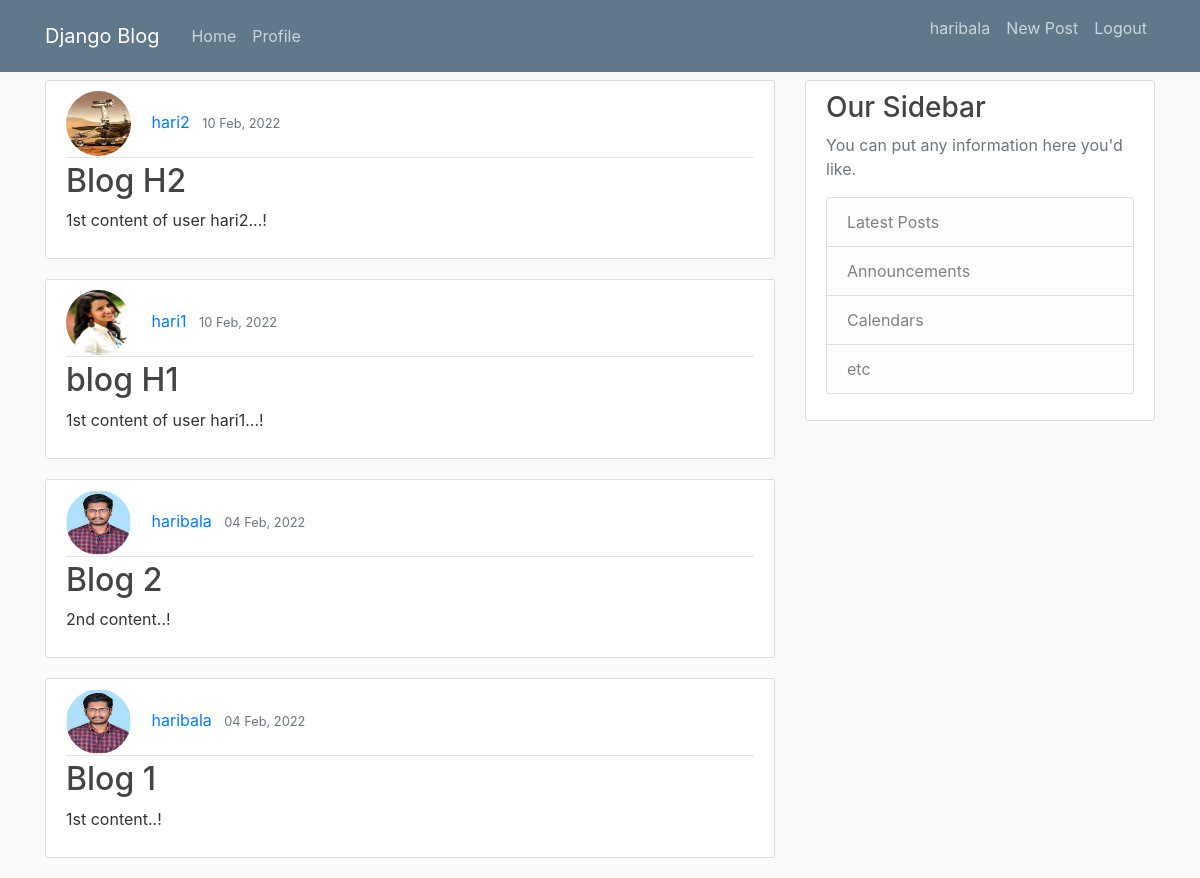
Page / (signed in) on the earlier database version.
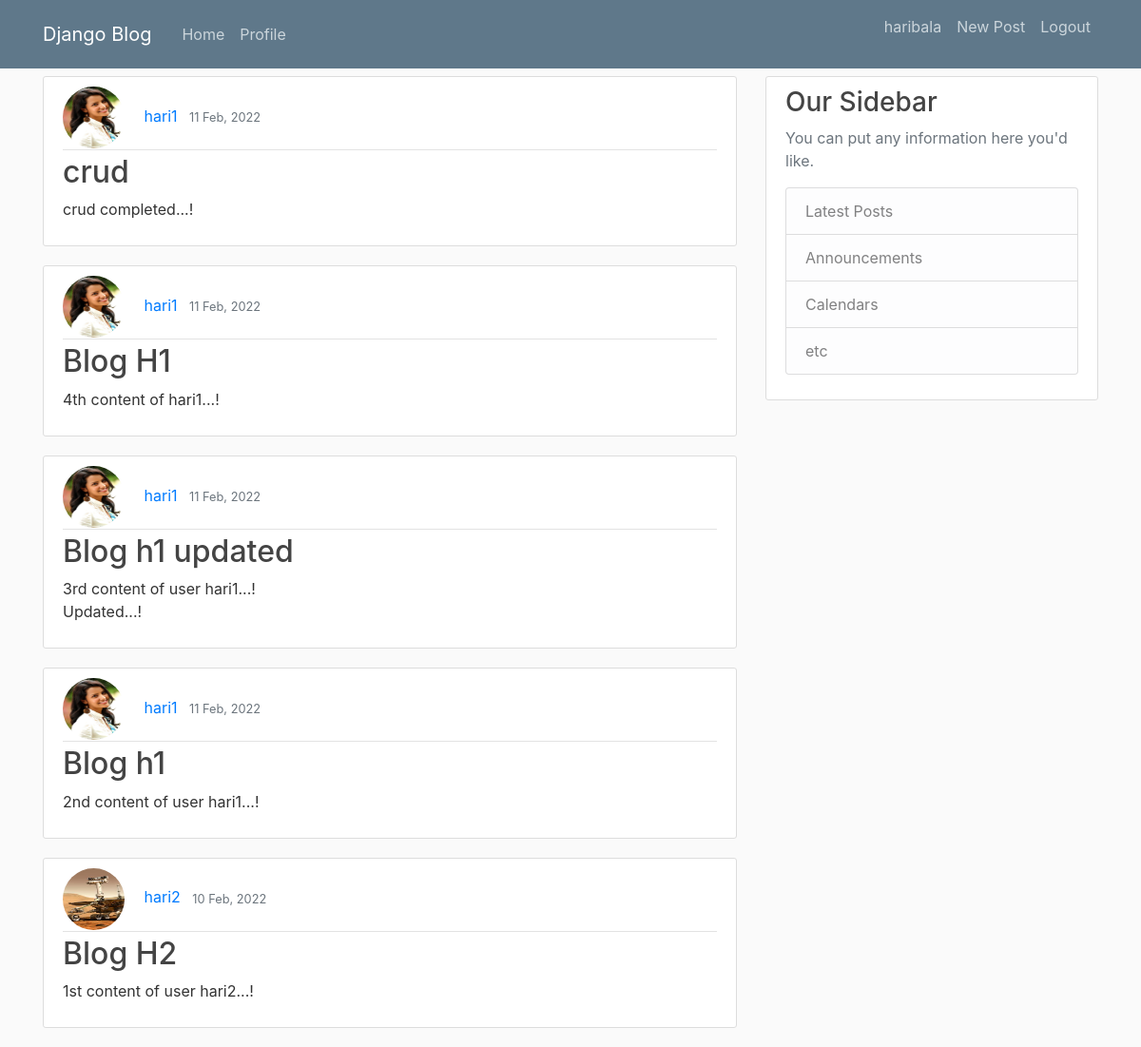
Same page on the later database version.
### blog/models.py (models this page shows, shortened)
class Post(models.Model):
    title = models.CharField(max_length=25)
    content = models.TextField()
    date_posted = models.DateTimeField(default=timezone.now)
    author = models.ForeignKey(User, on_delete=models.CASCADE, null=True)

class Profile(models.Model):
    user = models.OneToOneField(User, on_delete=models.CASCADE, null=True)
    image = models.ImageField(default = 'default.jpg', upload_to = "profile_pics")

### blog/views.py (the view)
# urls.py: path('', HomeList.as_view(), name = 'blog-home'),
class HomeList(LoginRequiredMixin,ListView):
    model = Post
    template_name = 'blog/home.html'
    context_object_name = 'posts'
    ordering = ['-date_posted']
    paginate_by = 5

### blog/templates/blog/home.html
{% extends "blog/base.html" %}
{% block content %}
    {% for post in posts %}
        <article class="media content-section">
          <div class="media-body">
            <div class="article-metadata">
              <img class="rounded-circle article-img" src="{{post.author.profile.image.url}}">
              <a class="mr-2" href="#">{{ post.author }}</a>
              <small class="text-muted">{{ post.date_posted|date:"d M, Y"}}</small>
            </div>
            <h2><a class="article-title" href="#">{{ post.title }}</a></h2>
            <p class="article-content">{{ post.content }}</p>
          </div>
        </article>
    {% endfor %}
{% endblock content %}

Differences in the rows shown:
no longer on this page (row unchanged): Post: author.profile.image (picture), author "hari1", date_posted "10 Feb, 2022", title "blog H1", content "1st content of user hari1...!"
no longer on this page (row unchanged): Post: author.profile.image (picture), author "haribala", date_posted "04 Feb, 2022", title "Blog 2", content "2nd content..!"
no longer on this page (row unchanged): Post: author.profile.image (picture), author "haribala", date_posted "04 Feb, 2022", title "Blog 1", content "1st content..!"
added Post: author.profile.image (picture), author "hari1", date_posted "11 Feb, 2022", title "crud", content "crud completed...!"
added Post: author.profile.image (picture), author "hari1", date_posted "11 Feb, 2022", title "Blog H1", content "4th content of hari1...!"
added Post: author.profile.image (picture), author "hari1", date_posted "11 Feb, 2022", title "Blog h1 updated", content "3rd content of user hari1...! Updated...!"
added Post: author.profile.image (picture), author "hari1", date_posted "11 Feb, 2022", title "Blog h1", content "2nd content of user hari1...!"
